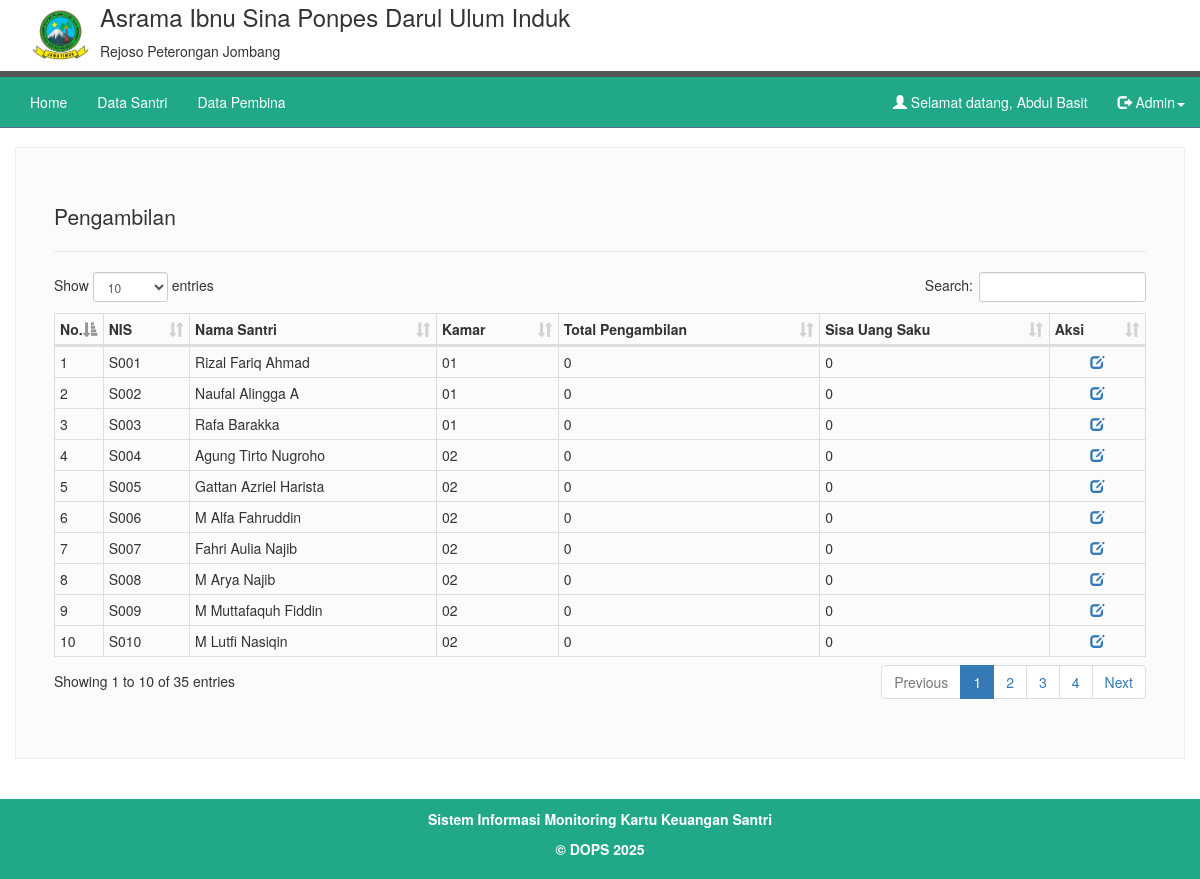
The app's page /pengambilan/lap-pengambilan.php (signed in) with its own data.
### tables this page shows
CREATE TABLE IF NOT EXISTS `tb_santri` (
  `NIS` varchar(15) NOT NULL,
  `NamaSantri` varchar(50) NOT NULL,
  `JenisKelamin` varchar(10) NOT NULL,
  `TempatLahir` varchar(50) NOT NULL,
  `TanggalLahir` date NOT NULL,
  `KodeKmr` int NOT NULL,
  `AlamatSantri` varchar(50) NOT NULL,
  `NoHpOrtu` varchar(15) NOT NULL,
  PRIMARY KEY (`NIS`)
);

### lib/lib_iden.php (called while the page is built)
<?php
function urlx()
{
	$hasil = "http://localhost/skripsitry";
	return $hasil;
}
function nama()
{
	$nama = "Asrama Ibnu Sina Ponpes Darul Ulum Induk";
	return $nama;
}
function alm()
{
	$nama = "Rejoso Peterongan Jombang";
	return $nama;
}

### pengambilan/lap-pengambilan.php (the view, shortened to what this page needs)
<?php
if ($_SESSION['StatusLogin'] == "OK") {
?>
  <!DOCTYPE html>
  <html lang="en">
  <head>
    <link href="../assets/css/bootstrap.min.css" rel="stylesheet">
    <link href="../assets/css/sticky-footer-navbar.css" rel="stylesheet">
    <link href="../assets/css/navbar-static-top.css" rel="stylesheet">
    <link rel="stylesheet" type="text/css" href="../assets/datatables/datatables.min.css" />
  </head>
  <body>
    <?php
    include '../menu.php';
    ?>
    <div class="container container-form">
      <div class="row">
        <legend>Pengambilan</legend>
        <div class="table-responsive">
          <table class="table table-condensed table-bordered" id="example2">
            <thead>
              <tr>
                <th width='5'>No.</th>
                <th>NIS</th>
                <th>Nama Santri</th>
                <th>Kamar</th>
                <th>Total Pengambilan</th>
                <th>Sisa Uang Saku</th>
                <th align="center">Aksi</th>
              </tr>
            </thead>
            <tbody>
              <?php
              include '../lib/koneksi.php';
              if ($_SESSION['level'] == 'Walisantri') {
                $sql = "SELECT *,
                (SELECT NamaKmr FROM tb_kamar WHERE KodeKmr = tb_santri.KodeKmr) AS kamar,
                (SELECT SUM(nominal) FROM tb_penitipan WHERE status = 'success' AND nis = tb_santri.NIS) AS nominal ,
                (SELECT SUM(nominal) FROM tb_pengambilan WHERE nis = tb_santri.NIS) AS nominal_pengambilan ,
                (SELECT SUM(nominal) FROM tb_tabungan WHERE nis = tb_santri.NIS) AS nominal_tabungan ,
                (SELECT SUM(nominal) FROM tb_uangbelanja WHERE nis = tb_santri.NIS) AS nominal_uangbelanja
                FROM tb_santri where NIS = '" . $_SESSION['id'] . "'";
              } else {
                $sql = "SELECT *,
                (SELECT NamaKmr FROM tb_kamar WHERE KodeKmr = tb_santri.KodeKmr) AS kamar,
                (SELECT SUM(nominal) FROM tb_penitipan WHERE status = 'success' AND nis = tb_santri.NIS) AS nominal ,
                (SELECT SUM(nominal) FROM tb_pengambilan WHERE nis = tb_santri.NIS) AS nominal_pengambilan ,
                (SELECT SUM(nominal) FROM tb_tabungan WHERE nis = tb_santri.NIS) AS nominal_tabungan ,
                (SELECT SUM(nominal) FROM tb_uangbelanja WHERE nis = tb_santri.NIS) AS nominal_uangbelanja
                FROM tb_santri";
              }
              $result = mysqli_query($conn, $sql);
              $rows = mysqli_num_rows($result);
              if ($rows == 0) {
                echo "<td colspan='11'>Data kosong. Silakan tambah data!</td>";
              } else {
                $No = 1;
                while ($data = mysqli_fetch_array($result)) {
              ?>
                  <tr>
                    <td><?php echo $No; ?></td>
                    <td><?php echo $data['NIS']; ?></td>
                    <td><?php echo $data['NamaSantri']; ?></td>
                    <td><?php echo $data['kamar']; ?></td>
                    <td><?php echo number_format($data['nominal_pengambilan'], 0, ',', '.'); ?></td>
                    <td><?php echo number_format($data['nominal'] - $data['nominal_pengambilan'] - $data['nominal_tabungan'] - $data['nominal_uangbelanja'], 0, ',', '.'); ?></td>
                    <td align="center">
                      <a href="detail-lap-pengambilan.php?nis=<?php echo $data['NIS']; ?>">
                        <span class="glyphicon glyphicon-edit" aria-hidden="true" title="Detail"></span>
                      </a>
                    </td>
                  </tr>
              <?php
                  $No++;
                }
              }
              ?>
            </tbody>
          </table>
        </div>
      </div>
    </div>
    <?php
    include '../footer.php';
    ?>
  </body>
  </html>
<?php
} else {
  header("location:../login.php");
}
?>

### menu.php (shortened to what this page needs)
<div class="logo hidden-print">
  <img src="<?php echo urlx(); ?>/assets/img/DU logo.png" />
  <div class="identi ">
    <h3 class="nm"><?php echo nama(); ?></h3>
    <p class="alm"><?php echo alm(); ?></p>
  </div>
</div>
<nav class="navbar navbar-inverse navbar-static-top">
  <div class="container-fluid">
    <div id="navbar" class="collapse navbar-collapse">
      <ul class="nav navbar-nav">
        <li class="dropdown">
          <a href="<?php echo urlx(); ?>/index.php" class="dropdown-toggle">Home</a>
        </li>
        <?php if ($_SESSION['level'] == "Pembina") { ?>
          <li class="dropdown">
            <a href="<?php echo urlx(); ?>/santri/data-santri.php" class="dropdown-toggle">Data Santri</a>
          </li>
          <!-- <li class="dropdown">
      <a href="<?php echo urlx(); ?>/pembina/lap-pembina.php" class="dropdown-toggle">Data Pembina</a>
      </li> -->
        <?php } elseif ($_SESSION['level'] == "Admin") { ?>
          <li class="dropdown">
            <a href="<?php echo urlx(); ?>/santri/lap-santri.php" class="dropdown-toggle">Data Santri</a>
          </li>
          <li class="dropdown">
            <a href="<?php echo urlx(); ?>/pembina/data-pembina.php" class="dropdown-toggle">Data Pembina</a>
          </li>
        <?php } ?>
      </ul>
      <ul class="nav navbar-nav navbar-right">
        <li>
          <a><span class="glyphicon glyphicon-user"></span> <?php echo "Selamat datang, " . $_SESSION['nama']; ?></a>
        </li>
        <li class="dropdown">
          <a href="#" class="dropdown-toggle" data-toggle="dropdown" role="button" aria-haspopup="true" aria-expanded="false"><span class="glyphicon glyphicon-log-out"></span> <?php echo $_SESSION['level']; ?><span class="caret"></span></a>
        </li>
      </ul>
    </div>
  </div>
</nav>

### footer.php
<div class="space-footer"></div>
<footer class="footer" >
  <div class="container" align="center">
  	<p><b>Sistem Informasi Monitoring  Kartu Keuangan Santri</b></p>
    <p><b>&copy; DOPS <?php echo date('Y'); ?></p>
  </div>
</footer>

### assets/css/sticky-footer-navbar.css (style rules this page uses)
html { position: relative; min-height: 100%; }
body { margin-bottom: 60px; }
.footer { position: absolute; bottom: 0; width: 100%; padding: 10px; 0; background-color: #20a888; color: #fff; }
.container-form { background-color: #fbfbfb; padding: 53px !important; border: 1px solid #eee; }
legend { padding-bottom: 20px !important; }
.container-fluid { border-top: 6px solid #555; }
body > .container { padding: 0px 15px 0; }
.footer > .container { padding-right: 15px; padding-left: 15px; }

### assets/css/navbar-static-top.css (style rules this page uses)
body { min-height: 500px; height: auto; }
.navbar-static-top { margin-bottom: 19px; }
.navbar-inverse { background-color: #20a888; border-color: #56688d; color: #fff; }
.navbar-inverse .navbar-nav > li > a { color: #fff; }
.logo { padding: 10px 0px 10px 0px; }
.logo img { width: 60px; margin-left: 30px; }
.identi { float: left; position: absolute; margin-left: 100px; margin-top: -77px; }
.space-footer { margin: 30px; height: 30px; }

### records on screen
tb_santri: NIS "S001", NamaSantri "Rizal Fariq Ahmad", kamar "01", nominal_pengambilan "0", nominal_uangbelanja "0"
tb_santri: NIS "S002", NamaSantri "Naufal Alingga A", kamar "01", nominal_pengambilan "0", nominal_uangbelanja "0"
tb_santri: NIS "S003", NamaSantri "Rafa Barakka", kamar "01", nominal_pengambilan "0", nominal_uangbelanja "0"
tb_santri: NIS "S004", NamaSantri "Agung Tirto Nugroho", kamar "02", nominal_pengambilan "0", nominal_uangbelanja "0"
tb_santri: NIS "S005", NamaSantri "Gattan Azriel Harista", kamar "02", nominal_pengambilan "0", nominal_uangbelanja "0"
tb_santri: NIS "S006", NamaSantri "M Alfa Fahruddin", kamar "02", nominal_pengambilan "0", nominal_uangbelanja "0"
tb_santri: NIS "S007", NamaSantri "Fahri Aulia Najib", kamar "02", nominal_pengambilan "0", nominal_uangbelanja "0"
tb_santri: NIS "S008", NamaSantri "M Arya Najib", kamar "02", nominal_pengambilan "0", nominal_uangbelanja "0"
tb_santri: NIS "S009", NamaSantri "M Muttafaquh Fiddin", kamar "02", nominal_pengambilan "0", nominal_uangbelanja "0"
tb_santri: NIS "S010", NamaSantri "M Lutfi Nasiqin", kamar "02", nominal_pengambilan "0", nominal_uangbelanja "0"

### other values on screen
nama() "Asrama Ibnu Sina Ponpes Darul Ulum Induk"
alm() "Rejoso Peterongan Jombang"
$_SESSION['nama'] "Abdul Basit"
$_SESSION['level'] "Admin"
